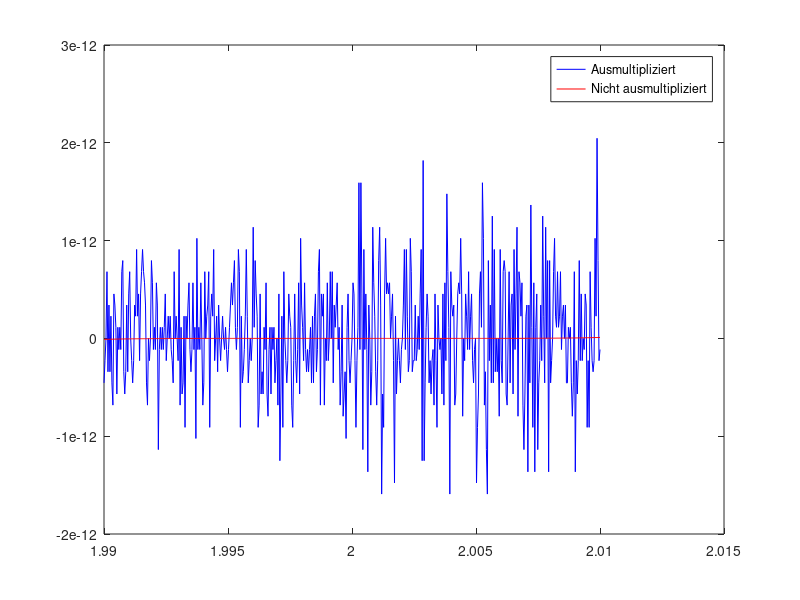
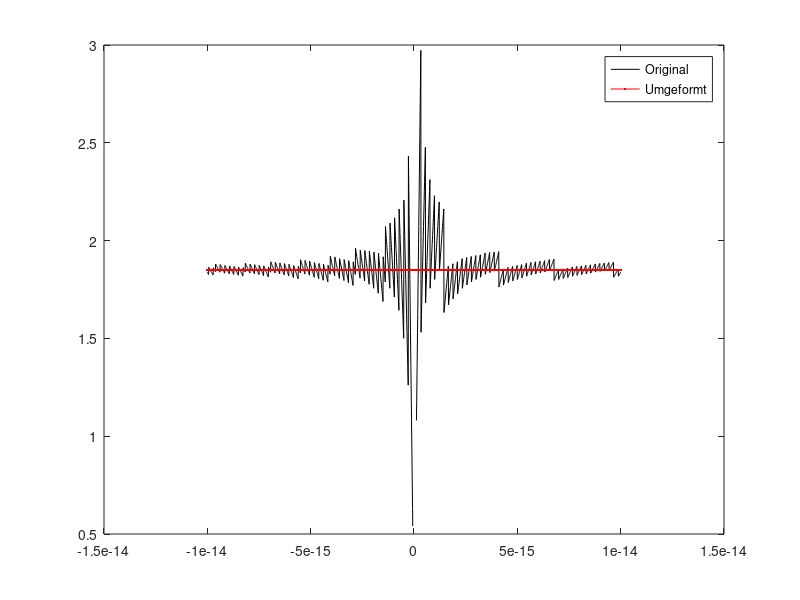

Write the MATLAB code that produced these figures, in order.
% Aufgabe A:
% 501 Äquidistante Punkte im Interval [1.99, 2.01]
steps = (2.01 - 1.99) / (501 + 1);
x = 1.99:steps:2.01;

f1 = x.^7 - 14 * x.^6 + 84 * x.^5 - 280 * x.^4 + 560 * x.^3 - 672 * x.^2 + 448 * x - 128;
f2 = (x - 2).^7;

figure(1);
plot(x, f1, 'b');
hold on;
plot(x, f2, 'r');
legend('Ausmultipliziert', 'Nicht ausmultipliziert');
hold off;

% Das Interval beginnt kurz vor und endet kurz nach der Nullstelle der
% Funktion. Offensichtlich macht Matlab dort komische Sachen :-)
% Für f2 wird der (x-2) zuerst berechnet. Das führt zu Werten, die nur
% wenig von Null verschieden sind. Im Plot erscheinen diese Punkte dann als
% Gerade auf der x-Achse.
% 
% Bei f1 hingegen kann man den Effekt beobachten, dass Computer Zahlen nur mit
% einer gewissen Genauigkeit darstellen können. Ein Teil der hinteren
% Stellen wird abgeschnitten, oder die Zahl lässt sich gar nicht präzise
% darstellen. In der Summe führt das zu den Sprüngen, die man im Plot
% sieht.


% Aufgabe B: (Konditionierung, Maschinengenauigkeit)
x = -10^-14:10^-17:10^-14;
y = x./(sin(1 + x) - sin(1));
figure(2);
plot(x, y, 'k');
hold on;
% Nein, der Plot zeigt auch eine Lücke. Um den Grenzwert zu berechnen
% müsste die Bernoulli-Regel zum Einsatz kommen.

% Aufgabe C:
y = x / (2.*cos ((2+x)/2) .*sin(x/2));
plot(x, y, 'r');
legend('Original', 'Umgeformt');
hold off;
% Die Original-Funktion oszilliert um den korrekten Wert 1.irgendwas.
% Ursache: Die Subtraktion sehr ähnlicher Zahlen ist schlecht
% konditioniert. Die Multiplikation ist hingegen gut konditioniert.
% Insofern ist die zweite Variante besser.
